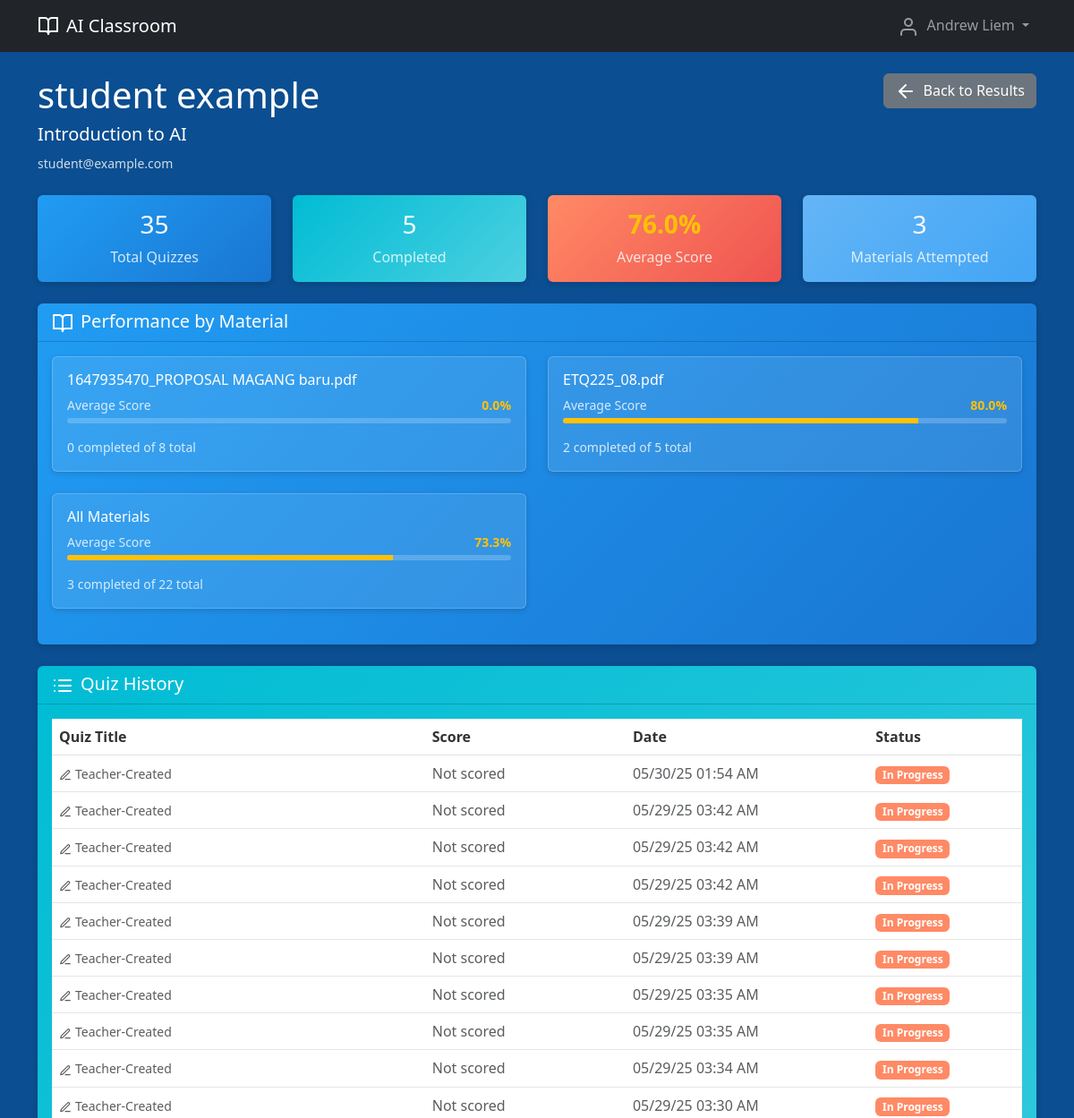
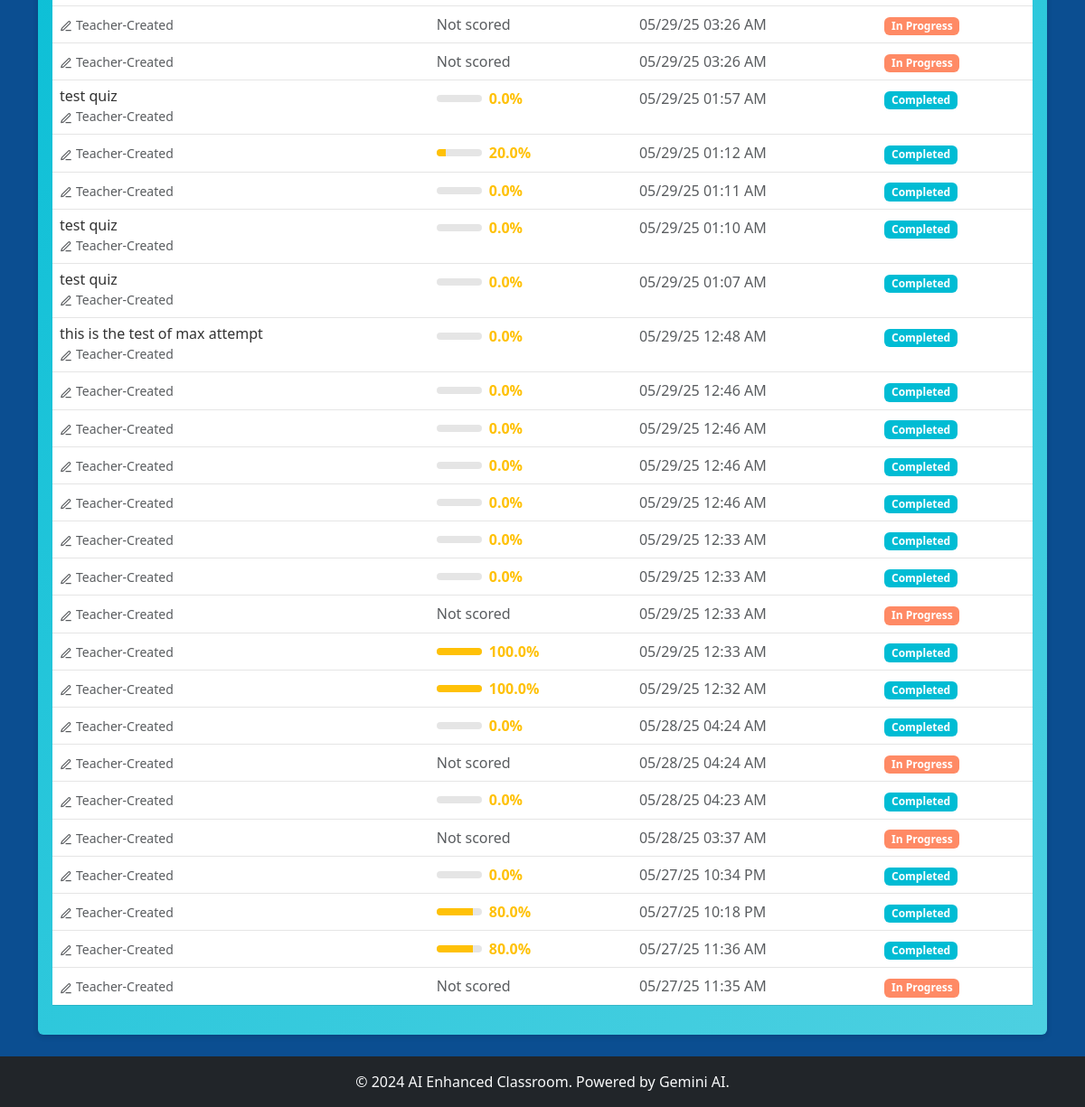
The page /teacher/classroom/1/student/2 (signed in) on the database its author committed (2 pictures, top to bottom).
### models.py (models this page shows, shortened)
class User(UserMixin, db.Model):
    id = db.Column(db.Integer, primary_key=True)
    email = db.Column(db.String(120), unique=True, nullable=False)
    password_hash = db.Column(db.String(256), nullable=False)
    role = db.Column(db.String(20), nullable=False)  # 'teacher' or 'student'
    first_name = db.Column(db.String(100), nullable=False)
    last_name = db.Column(db.String(100), nullable=False)
    created_at = db.Column(db.DateTime, default=datetime.utcnow)
    taught_classrooms = db.relationship('Classroom', backref='teacher', lazy=True)
    enrollments = db.relationship('Enrollment', backref='student', lazy=True)
    self_evaluations = db.relationship('SelfEvaluation', backref='student', lazy=True)
    created_quizzes = db.relationship('Quiz', backref='teacher', lazy=True)
    @property
    def full_name(self):
        return f"{self.first_name} {self.last_name}"

class Classroom(db.Model):
    id = db.Column(db.Integer, primary_key=True)
    name = db.Column(db.String(200), nullable=False)
    description = db.Column(db.Text)
    invitation_code = db.Column(db.String(10), unique=True, nullable=False)
    teacher_id = db.Column(db.Integer, db.ForeignKey('user.id'), nullable=False)
    created_at = db.Column(db.DateTime, default=datetime.utcnow)
    enrollments = db.relationship('Enrollment', backref='classroom', lazy=True, cascade='all, delete-orphan')
    materials = db.relationship('Material', backref='classroom', lazy=True, cascade='all, delete-orphan')
    self_evaluations = db.relationship('SelfEvaluation', backref='classroom', lazy=True, cascade='all, delete-orphan')
    quizzes = db.relationship('Quiz', backref='classroom', lazy=True, cascade='all, delete-orphan')

class Material(db.Model):
    id = db.Column(db.Integer, primary_key=True)
    classroom_id = db.Column(db.Integer, db.ForeignKey('classroom.id'), nullable=False)
    title = db.Column(db.String(200), nullable=False)
    content = db.Column(db.Text)
    file_path = db.Column(db.String(500))
    file_type = db.Column(db.String(50))
    uploaded_at = db.Column(db.DateTime, default=datetime.utcnow)
    self_evaluations = db.relationship('SelfEvaluation', backref='material', lazy=True)

class SelfEvaluation(db.Model):
    id = db.Column(db.Integer, primary_key=True)
    student_id = db.Column(db.Integer, db.ForeignKey('user.id'), nullable=False)
    classroom_id = db.Column(db.Integer, db.ForeignKey('classroom.id'), nullable=False)
    material_id = db.Column(db.Integer, db.ForeignKey('material.id'), nullable=True)
    quiz_id = db.Column(db.Integer, db.ForeignKey('quiz.id'), nullable=True)
    quiz_type = db.Column(db.String(20), nullable=False)  # 'mcq', 'true_false', 'essay'
    questions_json = db.Column(db.Text, nullable=False)
    answers_json = db.Column(db.Text, nullable=False)
    score = db.Column(db.Float)
    feedback_json = db.Column(db.Text)
    created_at = db.Column(db.DateTime, default=datetime.utcnow)
    completed_at = db.Column(db.DateTime)
    is_ai_generated = db.Column(db.Boolean, default=True)
    started_at = db.Column(db.DateTime)

class Quiz(db.Model):
    id = db.Column(db.Integer, primary_key=True)
    title = db.Column(db.String(200), nullable=False)
    description = db.Column(db.Text)
    teacher_id = db.Column(db.Integer, db.ForeignKey('user.id'), nullable=False)
    classroom_id = db.Column(db.Integer, db.ForeignKey('classroom.id'), nullable=False)
    quiz_type = db.Column(db.String(20), nullable=False)  # 'mcq', 'true_false', 'essay'
    questions_json = db.Column(db.Text, nullable=False)
    time_limit_minutes = db.Column(db.Integer)  # NULL means no time limit
    passing_score = db.Column(db.Float, default=60.0)
    is_required = db.Column(db.Boolean, default=False)
    available_from = db.Column(db.DateTime)
    available_until = db.Column(db.DateTime)
    created_at = db.Column(db.DateTime, default=datetime.utcnow)
    published = db.Column(db.Boolean, default=False)
    max_attempts = db.Column(db.Integer) # NULL means unlimited attempts
    evaluations = db.relationship('SelfEvaluation', backref='quiz', lazy=True)

### routes.py (the view)
@app.route('/teacher/classroom/<int:classroom_id>/student/<int:student_id>')
@login_required
def teacher_student_details(classroom_id, student_id):
    if current_user.role != 'teacher':
        flash('Access denied', 'error')
        return redirect(url_for('index'))
    classroom = Classroom.query.filter_by(id=classroom_id, teacher_id=current_user.id).first_or_404()
    student = User.query.filter_by(id=student_id, role='student').first_or_404()
    evaluations = SelfEvaluation.query.filter_by(
        classroom_id=classroom_id,
        student_id=student_id
    ).order_by(SelfEvaluation.created_at.desc()).all()
    materials_performance = {}
    for evaluation in evaluations:
        material_key = evaluation.material_id if evaluation.material_id else 'all_materials'
        material_title = evaluation.material.title if evaluation.material else 'All Materials'
        if material_key not in materials_performance:
            materials_performance[material_key] = {
                'material_title': material_title,
                'evaluations': []
            }
        materials_performance[material_key]['evaluations'].append(evaluation)
    return render_template('teacher/student_details.html',
                         classroom=classroom,
                         student=student,
                         evaluations=evaluations,
                         materials_performance=materials_performance)

### templates/teacher/student_details.html (shortened to what this page needs)
{% extends "base.html" %}
{% block content %}
<div class="d-flex justify-content-between align-items-start mb-4">
    <div>
        <h1 class="text-white">{{ student.full_name }}</h1>
        <h5 class="text-white">{{ classroom.name }}</h5>
        <small class="text-white-80">{{ student.email }}</small>
    </div>
    <a href="{{ url_for('teacher_results', classroom_id=classroom.id) }}" class="btn btn-secondary">
        <i data-feather="arrow-left" class="me-2"></i>Back to Results
    </a>
</div>
<div class="row mb-4">
    {% set completed_evals = evaluations|selectattr('completed_at')|selectattr('score')|list %}
    {% set avg_score = (completed_evals|sum(attribute='score')) / completed_evals|length if completed_evals else 0 %}
    <div class="col-md-3">
        <div class="card border-0 gradient-blue text-center">
            <div class="card-body">
                <h3 class="text-white">{{ evaluations|length }}</h3>
                <p class="text-white-80 mb-0">Total Quizzes</p>
            </div>
        </div>
    </div>
    <div class="col-md-3">
        <div class="card border-0 gradient-teal text-center">
            <div class="card-body">
                <h3 class="text-white">{{ completed_evals|length }}</h3>
                <p class="text-white-80 mb-0">Completed</p>
            </div>
        </div>
    </div>
    <div class="col-md-3">
        <div class="card border-0 gradient-coral text-center">
            <div class="card-body">
                <h3 class="text-yellow fw-bold">
                    {{ "%.1f"|format(avg_score) }}%
                </h3>
                <p class="text-white-80 mb-0">Average Score</p>
            </div>
        </div>
    </div>
    <div class="col-md-3">
        <div class="card border-0 text-center" style="background: linear-gradient(135deg, #64B5F6, #42A5F5); color: white;">
            <div class="card-body">
                <h3 class="text-white">{{ materials_performance|length }}</h3>
                <p class="text-white-80 mb-0">Materials Attempted</p>
            </div>
        </div>
    </div>
</div>
{% if materials_performance %}
    <div class="card border-0 gradient-blue mb-4">
        <div class="card-header bg-transparent">
            <h5 class="mb-0 text-white">
                <i data-feather="book-open" class="me-2"></i>Performance by Material
            </h5>
        </div>
        <div class="card-body">
            <div class="row">
                {% for material_key, material_data in materials_performance.items() %}
                    <div class="col-lg-6 mb-4">
                        <div class="card h-100" style="background: rgba(255,255,255,0.1); border: 1px solid rgba(255,255,255,0.2);">
                            <div class="card-body">
                                <h6 class="card-title text-white">{{ material_data.material_title }}</h6>
                                {% set material_completed = material_data.evaluations|selectattr('completed_at')|selectattr('score')|list %}
                                {% set material_avg = (material_completed|sum(attribute='score')) / material_completed|length if material_completed else 0 %}
                                <div class="mb-3">
                                    <div class="d-flex justify-content-between mb-1">
                                        <span class="small text-white-80">Average Score</span>
                                        <span class="small text-yellow fw-bold">
                                            {{ "%.1f"|format(material_avg) }}%
                                        </span>
                                    </div>
                                    <div class="progress" style="height: 6px; background-color: rgba(255,255,255,0.2);">
                                        <div class="progress-bar"
                                            style="background-color: #FFC107; width: {{ material_avg }}%"></div>
                                    </div>
                                </div>
                                <div class="small text-white-80">
                                    {{ material_completed|length }} completed of {{ material_data.evaluations|length }} total
                                </div>
                            </div>
                        </div>
                    </div>
                {% endfor %}
            </div>
        </div>
    </div>
{% endif %}
{% if evaluations %}
    <div class="card border-0 gradient-teal">
        <div class="card-header bg-transparent">
            <h5 class="mb-0 text-white">
                <i data-feather="list" class="me-2 text-white"></i>Quiz History
            </h5>
        </div>
        <div class="card-body">
            <div class="table-responsive">
                <table class="table table-hover">
                    <thead>
                        <tr>
                            <th>Quiz Title</th>
                            <th>Score</th>
                            <th>Date</th>
                            <th>Status</th>
                        </tr>
                    </thead>
                    <tbody>
                        {% for evaluation in evaluations %}
                            <tr style="border-bottom: 1px solid rgba(0,0,0,0.1); background-color: rgba(255,255,255,0.9); color: #333;">
                                <td>
                                    <h6 class="mb-0">{{ evaluation.quiz.title }}</h6>
                                    {% if evaluation.quiz.material %}
                                        <small class="text-muted"><i data-feather="zap" class="me-1 text-muted" style="width: 14px; height: 14px;"></i>AI-Generated</small>
                                    {% else %}
                                        <small class="text-muted"><i data-feather="edit-3" class="me-1 text-muted" style="width: 14px; height: 14px;"></i>Teacher-Created</small>
                                    {% endif %}
                                </td>
                                <td>
                                    {% if evaluation.score is not none %}
                                        <div class="d-flex align-items-center">
                                            <div class="progress me-2" style="width: 50px; background-color: rgba(0,0,0,0.1); height: 8px;">
                                                <div class="progress-bar"
                                                    style="background-color: #FFC107; width: {{ evaluation.score }}%"></div>
                                            </div>
                                            <span class="text-yellow fw-bold">
                                                {{ "%.1f"|format(evaluation.score) }}%
                                            </span>
                                        </div>
                                    {% else %}
                                        <span class="text-muted">Not scored</span>
                                    {% endif %}
                                </td>
                                <td>
                                    {% if evaluation.completed_at %}
                                        <span class="text-muted">{{ evaluation.completed_at.strftime('%m/%d/%y %I:%M %p') }}</span>
                                    {% else %}
                                        <span class="text-muted">{{ evaluation.created_at.strftime('%m/%d/%y %I:%M %p') }}</span>
                                    {% endif %}
                                </td>
                                <td>
                                    {% if evaluation.completed_at %}
                                        <span class="badge" style="background-color: #00BCD4; color: white;">Completed</span>
                                    {% else %}
                                        <span class="badge" style="background-color: #FF8A65; color: white;">In Progress</span>
                                    {% endif %}
                                </td>
                            </tr>
                        {% endfor %}
                    </tbody>
                </table>
            </div>
        </div>
    </div>
{% else %}
    <div class="text-center py-5">
        <i data-feather="clipboard" class="text-muted mb-3" style="width: 64px; height: 64px;"></i>
        <h3 class="text-muted">No Quiz Activity</h3>
        <p class="text-muted">This student hasn't taken any quizzes yet.</p>
    </div>
{% endif %}
{% endblock %}

### templates/base.html (shortened to what this page needs)
<!DOCTYPE html>
<html lang="en">
<head>
    <link href="https://cdn.jsdelivr.net/npm/bootstrap@5.3.0/dist/css/bootstrap.min.css" rel="stylesheet">
    <link rel="stylesheet" href="https://cdnjs.cloudflare.com/ajax/libs/font-awesome/6.4.0/css/all.min.css">
</head>
<body class="d-flex flex-column min-vh-100" style="background-color: #0b4e91;">
    <nav class="navbar navbar-expand-lg navbar-dark bg-dark">
        <div class="container">
            <a class="navbar-brand d-flex align-items-center" href="{{ url_for('index') }}">
                <i data-feather="book-open" class="me-2"></i>
                AI Classroom
            </a>
            <div class="collapse navbar-collapse" id="navbarNav">
                <ul class="navbar-nav ms-auto">
                    {% if current_user.is_authenticated %}
                        <li class="nav-item dropdown">
                            <a class="nav-link dropdown-toggle" href="#" role="button" data-bs-toggle="dropdown">
                                <i data-feather="user" class="me-1"></i>
                                {{ current_user.full_name }}
                            </a>
                        </li>
                    {% endif %}
                </ul>
            </div>
        </div>
    </nav>
    <main class="container my-4 flex-grow-1">
        {% if error_message %}
            <div class="text-center py-5">
                <i data-feather="alert-circle" class="text-warning" style="width: 64px; height: 64px;"></i>
                <h2 class="mt-3">{{ error_message }}</h2>
                <a href="{{ url_for('index') }}" class="btn btn-primary mt-3">
                    <i data-feather="home" class="me-2"></i>Go Home
                </a>
            </div>
        {% else %}
            {% block content %}{% endblock %}
        {% endif %}
    </main>
    <footer class="bg-dark text-light py-3 mt-auto">
        <div class="container text-center">
            <p class="mb-0">&copy; 2024 AI Enhanced Classroom. Powered by Gemini AI.</p>
        </div>
    </footer>
</body>
</html>

### rows shown on the page
User: full_name "Andrew Liem"
User: full_name "student example", email "student@example.com"
Classroom: name "Introduction to AI"
Material: material_title "1647935470_PROPOSAL MAGANG baru.pdf"
Material: material_title "ETQ225_08.pdf"
SelfEvaluation: shows "Not scored", created_at "05/30/25 01:54 AM", shows "In Progress"
SelfEvaluation: shows "Not scored", created_at "05/29/25 03:42 AM", shows "In Progress"
SelfEvaluation: shows "Not scored", created_at "05/29/25 03:42 AM", shows "In Progress"
SelfEvaluation: shows "Not scored", created_at "05/29/25 03:42 AM", shows "In Progress"
SelfEvaluation: shows "Not scored", created_at "05/29/25 03:39 AM", shows "In Progress"
SelfEvaluation: shows "Not scored", created_at "05/29/25 03:39 AM", shows "In Progress"
SelfEvaluation: shows "Not scored", created_at "05/29/25 03:35 AM", shows "In Progress"
SelfEvaluation: shows "Not scored", created_at "05/29/25 03:35 AM", shows "In Progress"
SelfEvaluation: shows "Not scored", created_at "05/29/25 03:34 AM", shows "In Progress"
SelfEvaluation: shows "Not scored", created_at "05/29/25 03:30 AM", shows "In Progress"
SelfEvaluation: shows "Not scored", created_at "05/29/25 03:26 AM", shows "In Progress"
SelfEvaluation: shows "Not scored", created_at "05/29/25 03:26 AM", shows "In Progress"
SelfEvaluation: quiz "test quiz", score "0.0", completed_at "05/29/25 01:57 AM", shows "Completed"
SelfEvaluation: score "20.0", completed_at "05/29/25 01:12 AM", shows "Completed"
SelfEvaluation: score "0.0", completed_at "05/29/25 01:11 AM", shows "Completed"
SelfEvaluation: quiz "test quiz", score "0.0", completed_at "05/29/25 01:10 AM", shows "Completed"
SelfEvaluation: quiz "test quiz", score "0.0", completed_at "05/29/25 01:07 AM", shows "Completed"
SelfEvaluation: quiz "this is the test of max attempt", score "0.0", completed_at "05/29/25 12:48 AM", shows "Completed"
SelfEvaluation: score "0.0", completed_at "05/29/25 12:46 AM", shows "Completed"
SelfEvaluation: score "0.0", completed_at "05/29/25 12:46 AM", shows "Completed"
SelfEvaluation: score "0.0", completed_at "05/29/25 12:46 AM", shows "Completed"
SelfEvaluation: score "0.0", completed_at "05/29/25 12:46 AM", shows "Completed"
SelfEvaluation: score "0.0", completed_at "05/29/25 12:33 AM", shows "Completed"
SelfEvaluation: score "0.0", completed_at "05/29/25 12:33 AM", shows "Completed"
SelfEvaluation: shows "Not scored", created_at "05/29/25 12:33 AM", shows "In Progress"
SelfEvaluation: score "100.0", completed_at "05/29/25 12:33 AM", shows "Completed"
SelfEvaluation: score "100.0", completed_at "05/29/25 12:32 AM", shows "Completed"
SelfEvaluation: score "0.0", completed_at "05/28/25 04:24 AM", shows "Completed"
SelfEvaluation: shows "Not scored", created_at "05/28/25 04:24 AM", shows "In Progress"
SelfEvaluation: score "0.0", completed_at "05/28/25 04:23 AM", shows "Completed"
SelfEvaluation: shows "Not scored", created_at "05/28/25 03:37 AM", shows "In Progress"
SelfEvaluation: score "0.0", completed_at "05/27/25 10:34 PM", shows "Completed"
SelfEvaluation: score "80.0", completed_at "05/27/25 10:18 PM", shows "Completed"
SelfEvaluation: score "80.0", completed_at "05/27/25 11:36 AM", shows "Completed"
SelfEvaluation: shows "Not scored", created_at "05/27/25 11:35 AM", shows "In Progress"

### other values the page prints
{{ evaluations|length }} "35"
{{ completed_evals|length }} "5"
{{ "%.1f"|format(avg_score) }} "76.0"
{{ materials_performance|length }} "3"
{{ "%.1f"|format(material_avg) }} "0.0" "80.0" "73.3"
{{ material_completed|length }} "0" "2" "3"
{{ material_data.evaluations|length }} "8" "5" "22"
{{ material_data.material_title }} "All Materials"
